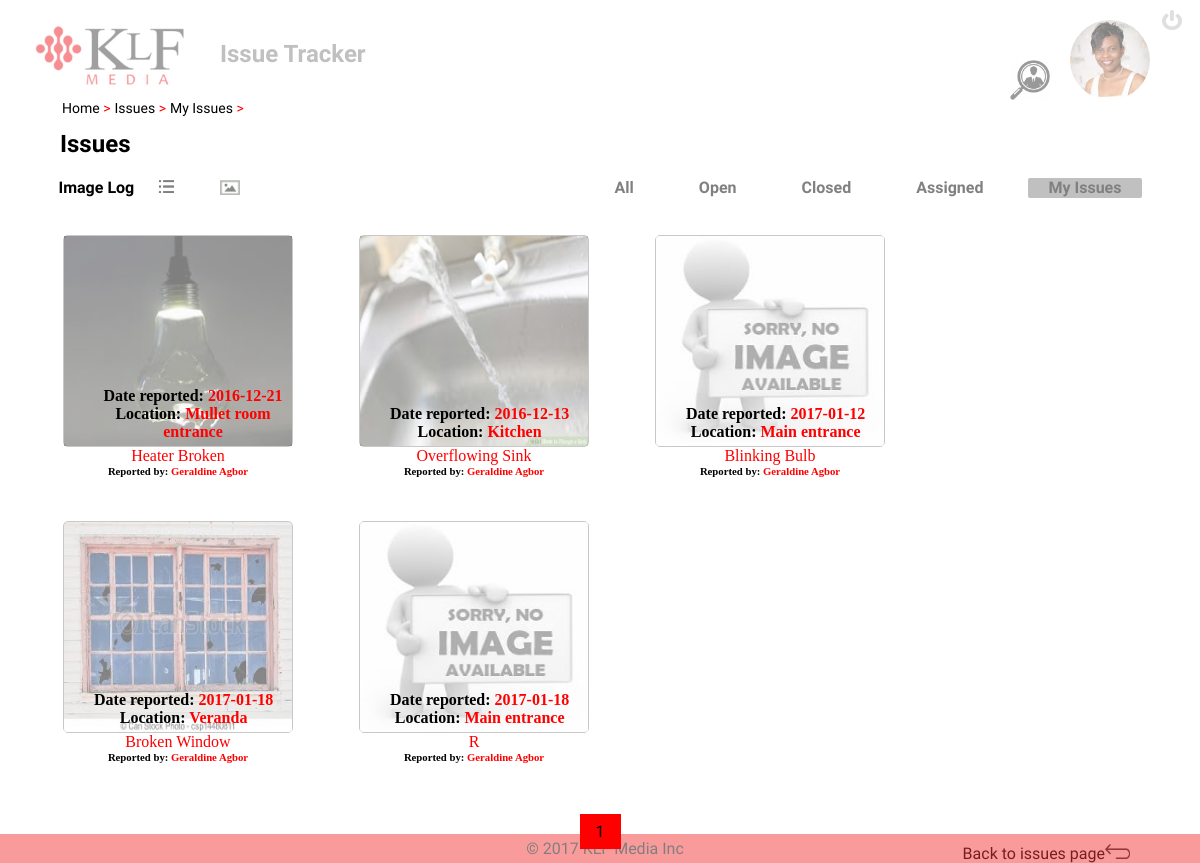
Screenshot of /index.php/staff/issues (signed in) with the database file from the repository.
### tables this page shows
CREATE TABLE IF NOT EXISTS `issues` (
  `issue_id` int(11) NOT NULL AUTO_INCREMENT,
  `issue_name` varchar(50) NOT NULL,
  `location` varchar(50) NOT NULL,
  `description` text NOT NULL,
  `employee_id` int(11) NOT NULL,
  `status` varchar(50) NOT NULL DEFAULT 'pending',
  `priority` varchar(50) NOT NULL,
  PRIMARY KEY (`issue_id`),
  KEY `employee_id` (`employee_id`)
);

CREATE TABLE IF NOT EXISTS `attachments` (
  `attachment_id` int(11) NOT NULL AUTO_INCREMENT,
  `attachment_name` varchar(50) NOT NULL DEFAULT 'issue.jpg',
  `issue_id` int(11) NOT NULL,
  PRIMARY KEY (`attachment_id`),
  KEY `issue_id` (`issue_id`)
);

CREATE TABLE IF NOT EXISTS `issue_log` (
  `log_id` int(11) NOT NULL AUTO_INCREMENT,
  `issue_id` int(11) NOT NULL,
  `technician_id` int(11) NOT NULL DEFAULT '1',
  `date_assigned` date DEFAULT NULL,
  `date_closed` date DEFAULT NULL,
  `date_reported` date NOT NULL,
  PRIMARY KEY (`log_id`),
  KEY `issue_id` (`issue_id`),
  KEY `technician_id` (`technician_id`)
);

CREATE TABLE IF NOT EXISTS `employees` (
  `employee_id` int(11) NOT NULL AUTO_INCREMENT,
  `first_name` varchar(50) NOT NULL,
  `last_name` varchar(50) NOT NULL,
  `email` varchar(50) NOT NULL,
  `employee_number` varchar(50) NOT NULL,
  `password` varchar(50) NOT NULL,
  `phone` varchar(50) NOT NULL,
  `department_id` int(11) NOT NULL,
  `employee_type` varchar(50) NOT NULL,
  `photo` varchar(50) NOT NULL DEFAULT 'staff.png',
  `employee_status` varchar(50) NOT NULL DEFAULT 'active',
  PRIMARY KEY (`employee_id`),
  UNIQUE KEY `employee_number` (`employee_number`),
  KEY `department_id` (`department_id`)
);

### application/controllers/Staff.php (called while the page is built, shortened)
<?php
class Staff extends CI_Controller {
	public function issues()
	{
		$pge=1;
		$str = ($pge*8)-8;
		$this->load->model('Employee');
		$staff = new Employee();
		$staff->setEmployeeId($_SESSION['userid']);
		if (isset($_GET["all"]) && $_GET["all"]=="true") {
			$my_issues = $staff->getAllIssues();
			$sel_issues=$staff->viewAllIssues($str);
			$data['all'] = "true";
			$data["search"]="all";
			$crumbs['breadcrumb'] = array('Home' => $_SESSION["home_url"] ,
			'Issues' => 'http://localhost/issuetracker/index.php/supervisor/issues',
			'All' => 'http://localhost/issuetracker/index.php/supervisor/issues');
		}
		else {
			$my_issues = $staff->getMyIssues();
			$sel_issues=$staff->viewMyIssues($str);
			$data["search"]="mine";
			$crumbs['breadcrumb'] = array('Home' => $_SESSION["home_url"] ,
					'Issues' => 'http://localhost/issuetracker/index.php/supervisor/issues',
					'My Issues' => 'http://localhost/issuetracker/index.php/staff/issues?all=false');
		}
		$this->staffDisplay($crumbs);
		$nbr=ceil(count($my_issues)/8);
		$data['nb']=$nbr;
		$data['page_number'] = $pge;
		$data['issues'] = $sel_issues;
		$data['user'] = "staff";
		$this->load->view("allissues", $data);
	}
	public function staffDisplay($crumbs)
	{
		$data=$crumbs;
		$data["greeting"] = $this->greetings();
		$this->load->model('Employee');
		$staff = new Employee();
		$staff->setEmployeeId($_SESSION['userid']);
		$staff->getFullProfile();
		$data['name'] = $staff->getFirstName()." ".$staff->getLastName();
		$data['photo'] = $staff->getPhoto();
		$this->load->view("header",$data);
		$this->load->view("footer");
	}
	public function greetings()
{
		$hrs = date('G');
		$msg = "Mornin' Sunshine!";
		if ($hrs >  6) { $top_background = 'morning2.jpg'; $msg = "Good morning";   }
		if ($hrs > 12) { $top_background = 'sun2.jpg'; $msg = "Good afternoon"; }
		return $msg;
	}
}

### index.php (called while the page is built, shortened)
<?php
require_once BASEPATH.'core/CodeIgniter.php';

### application/models/Employee.php (called while the page is built, shortened)
<?php
class Employee extends CI_Model {
	private $employee_id;
	public function setEmployeeId($employee_id)
	{
		$this->employee_id = $employee_id;
	}
	public function  getFullProfile()
	{
		$query = $this->db->query("SELECT * FROM employees where employee_id = ".$this->employee_id);
	}
	public function getMyIssues()
	{
		$cutoff_date = date("Y-m-d",strtotime('-3 months'));
		$query = $this->db->query('SELECT issues.*, date_reported, attachment_name, first_name, last_name FROM issues, issue_log, attachments,employees where
									issues.issue_id = issue_log.issue_id AND issues.issue_id = attachments.issue_id AND employees.employee_id=issues.employee_id AND
									employees.employee_id = '.$this->employee_id.' AND date_reported >="'. $cutoff_date.'"');
		return $query->result_array();
	}
}

### application/views/allissues.php (the view, shortened to what this page needs)
<div class="container" id="issueTable" style="text-align:center; padding:10px; width:95%; margin-top:0px; min-height:650px">
<?php
$user=	$_SESSION["user"];
$issueview= $_SESSION["views"];
$filter=$_SESSION["issues"];
if ($issueview=="listView") {
	$list_display="table";
	$icon_display="none";
}
else{
	$list_display="none";
	$icon_display="block";
}
$colorMine=$colorAssigned=$colorClosed=$colorOpen=$colorAll="transparent";
if ($search=="mine") {
	$colorMine="#C0C0C0";
}
elseif ($search=="assigned") {
	$colorAssigned="#C0C0C0";
}
elseif ($search=="closed") {
	$colorClosed="#C0C0C0";
}
elseif ($search=="open") {
	$colorOpen="#C0C0C0";
}
elseif ($search=="all") {
	$colorAll="#C0C0C0";
}
?>
<h2 style="float:left;margin-left:30px; margin-bottom:20px">Issues</h2>
<div class="issueControls" >
	<ul style="float:left;">
		 <li  style="float:left">Image Log</li>
		 <li><a id="lstview" class="popup" onclick="toggleListView()" style="float:left;margin:2px" onmouseenter="listViewPopUp()" onmouseleave="listViewPopUp()">
			  <img  style="float:left; width:20px; height:90%"alt="" src="../../assets/images/listviewicon.jpg"/>
			  <span class="popuptext" id="tableView">List View</span></a>
		 </li>
		  <li><a id="imgview" class="popup" onclick="toggleImageView()" style="float:left; margin:2px" onmouseenter="imageViewPopUp()" onmouseleave="imageViewPopUp()">
			  <img  style="float:left; width:20px; height:90%"alt="" src="../../assets/images/imageicon.jpg"/>
			  <span class="popuptext" id="imageView">Image View</span></a>
		 </li>
<?php
if ($user!="administration" && $user!="boss") {
	echo'<li><a class="issueHeader" style="background-color:'. $colorMine.'" href="../staff/issues?all=false" >My Issues</a></li>';
}
?>
		 <li><a class="issueHeader" style="background-color:<?php echo $colorAssigned?>" href="../supervisor/search?search=assigned" >Assigned</a></li>
		 <li><a class="issueHeader" style="background-color:<?php echo $colorClosed?>" href="../supervisor/search?search=closed"  >Closed</a></li>
		 <li><a class="issueHeader" style="background-color:<?php echo $colorOpen?>" href="../supervisor/search?search=open" >Open</a></li>
		 <li><a class="issueHeader" style="background-color:<?php echo $colorAll?>" href="../supervisor/issues" >All</a></li>
	</ul>
</div>
<?php
$all="true";
echo '<div class ="issueBox">';
if (count($issues)>0) {
	echo'<div id="pictureView" style="display:'.$icon_display.'; font-family:Times New Roman, Times, serif;">';
	foreach ($issues as $item) {
		echo'<div style="float:left; height:250px;width:230px; border:0; margin:1px 33px; margin-top:35px;  text-align:center;">
			<a href="../staff/issuedetails?id='.$item["issue_id"].'&&all='.$all.'&&page='.$page_number.'">
			<div style="border:1px solid #C8C8C8;text-align:center;height:210px;position:relative;border-radius:5px">
			<img id="test" style="position:absolute; top:0; left:0;" src="../../assets/images/'.$item["attachment_name"] .'" />
			<p style=" z-index: 100; position: absolute; font-weight: bold; bottom: 5px;left:30px;">
					Date reported: <span>'.$item["date_reported"].'</span><br/>
					Location: <span>'.ucfirst($item["location"]).'</span></p>
			</div></a>
			<span>'.ucwords($item["issue_name"]).'</span><br/>
			<h6>Reported by: <span>'.ucwords($item["first_name"].' '.$item["last_name"]).'</span></h6>
			</div>';
	}
	echo'</div>';
	echo '<table id="listView" class="issuesTable" style="margin-top:70px;display:'.$list_display.'"><tr>';
	echo'<th>Issue Name</th><th>Location</th><th>Date Reported</th><th>Status</th><th>Priority</th><th>Description</th><th>Action</th></tr>';
	echo'</table></div><br/>';
	echo'<div class="pageDiv">';
	echo'<ul class="pagination">';
	for ($pg =1; $pg<=$nb; $pg++) {
		if ($filter!="all") {
			if ($page_number==$pg) {
				echo'<li><a class="active" href="../supervisor/search?page='.
				$pg.'&&all='.$all.'&&search='.$filter.'">'.$pg.'</a></li>';
			}
			else{
				echo'<li><a href="../supervisor/search?page='.$pg.'&&all='.$all.'&&search='.$filter.'">'.$pg.'</a></li>';
			}
		}
	}
	echo '</div>';
}
else {
	echo'<h2>SORRY! NO ISSUES REPORTED</h2>';
	echo '<div class ="noIssues">';
	echo '</div>';
}
?>
	<br/><br/>
<a style="vertical-align:bottom;clear:both;float:right;margin:15px 40px"  href="../staff/home">
	 Back to issues page<img style="width:25px; height:15px" src="../../assets/images/returnicon.png"/></a>
</div>

### application/views/header.php (shortened to what this page needs)
 <!DOCTYPE html>
<html>
<head>
 <link rel="stylesheet" href="../../assets/css/styles.css">
<link rel="stylesheet" type="text/css" href="../../assets/css/sweetalert.css">
<link rel="stylesheet" type="text/css" href="../../assets/css/alertstyles.css">
</head>
 <body class = "bodywrap" onload="headerDisplay(); viewDisplay();">
<?php
$direct = "staff/home";
?>
	 <div class="subMenu" id="menu">
		<div class="navbar-left">
		  <a id="sTop" href="./../<?php echo $direct?>">
			<h1 class="klfLogo">
			</h1>
		  </a>
		</div>
	  <div class="navbarTitle">
	  <h2>Issue Tracker</h2>
  </div>
	<img class = "photo" src="../../assets/images/<?php echo $photo;?>"/>
		  <a id="headerProfile"  href="../staff/myprofile" class="popup" onmouseenter="viewProfilePopUp()" onmouseleave="viewProfilePopUp()"
 style="width:40px; height:40px;float:left;margin-right:20px;margin-top:60px; float:right">
<img  src="../../assets/images/profileicon.png" />
</a>
	  <a id="headerLogOut"  class = "popup" href="./../start/logout" onclick="startView()"
	  onmouseenter="logOutPopUp()" onmouseleave="logOutPopUp()">
	   <img src="../../assets/images/logout.png?>"/>
	   </a>
	</div>
           <div class="breadcrumbs" style="margin-left:5px;">
                   <ul class="breadcrumb" style="float:left">
                   <?php
                   foreach ($breadcrumb as $key=>$value) {
                    if($value!=''){
                   ?>
                       <li style="float:left;"><a href="<?php echo $value; ?>"><?php echo $key; ?></a> <span class="divider">></span></li>
                       <?php }else{?>
                       <li style="float:left;" class="active"><?php echo $key; ?></li>
                       <?php }
                   }
                   ?>
                   </ul>
               </div>

### application/views/footer.php
<div class = "footer"> &copy; 2017 KLF Media Inc</div>
</body>
</html>

### assets/css/styles.css (style rules this page uses)
* { margin: 0; padding: 0; outline: 0; }
a { cursor: pointer; color: black; text-decoration: none; }
html { height:100%; width:100%; }
span { color:red; }
.subMenu { background-color: white; z-index: 1000; width: 100%; position: fixed; left: 0; top:0px; padding-bottom:20px; opacity:0.5; }
.navbar-left { float: left; position: relative; left: -10px; margin-top:20px; }
.navbarTitle { float: left; position: relative; margin-top:20px; padding-top:20px; color:gray; }
.klfLogo { width: 200px; height: 70px; background-color:transparent; background: url(../../assets/images/klf.png) no-repeat center; background-size: 150px; display: inline-block; font: 0/0 serif; text-shadow: none; margin-left:20px; vertical-align: middle; }
.container { padding:50px; width:80%; margin:100px auto; margin-bottom:10px; min-height:300px; background-color:transparent; text-align:center; }
.bodywrap { padding-top:120px; font-family: 'Dosis', Dosis, sans-serif; }
.footer { position:fixed; bottom:0px; text-align:center; width:100%; opacity:0.5; background-color:#F53939; padding:5px 5px; }
.breadcrumbs { position:absolute; top:90px; left:55px; padding:0; margin:10px auto; margin-bottom:30px; height :30px; width:95%; z-index:3000; }
.breadcrumbs li { display: inline; color:blue; text-decoration: none; text-transform: capitalize; font-size:14px; line-height: 1.250em; padding:0 2px; }
.issueControls { padding:0; margin:10px auto; margin-bottom:30px; height :30px; width:95%; }
.issueControls li { display: inline; font-weight: bold; text-decoration: none; text-transform: capitalize; line-height: 1.250em; padding:0; }
.issueControls ul { float: right; width: 100%; padding: 0; margin: 0; list-style-type: none; }
.issueControls a { float: right; text-decoration: none; color: gray; padding: 0.2em 0.3em; }
.issueControls li a { display: block; padding:0px 20px; }
.photo { margin-top:20px; float:right; height:80px; width:80px; background-color: transparent ; border-radius:40px; margin-right:50px; }
#headerLogOut { margin-top:0px; right:-2px; top:10px; height:20px; width:20px; margin-right:20px; position:fixed; }
img { height:100%; width:100%; }
#singlePictureDisplay, { height:250px; width:300px; }
.pageDiv { clear:both; position:relative; bottom:-50px; }
ul.pagination li { display: inline; text-align:center; }
ul.pagination li a { color: gray; padding: 8px 16px; text-decoration: none; transition: background-color .3s; text-align:center; }
ul.pagination li a.active { background-color: red; color: black; }
.issueBox { min-height:350px; }
.issueHeader { margin-left:25px; padding:5px 0px; border-radius:2px; }
#test { opacity:0.5; }
.popup { position: relative; display: inline-block; cursor: pointer; -webkit-user-select: none; -moz-user-select: none; -ms-user-select: none; user-select: none; }

### rows the page displays
issues: attachments.attachment_name (picture), issue_log.date_reported "2016-12-21", location "Mullet room entrance", issue_name "Heater Broken", employee.last_name "Geraldine Agbor"
issues: attachments.attachment_name (picture), issue_log.date_reported "2016-12-13", location "Kitchen", issue_name "Overflowing Sink", employee.last_name "Geraldine Agbor"
issues: attachments.attachment_name (picture), issue_log.date_reported "2017-01-12", location "Main entrance", issue_name "Blinking Bulb", employee.last_name "Geraldine Agbor"
issues: attachments.attachment_name (picture), issue_log.date_reported "2017-01-18", location "Veranda", issue_name "Broken Window", employee.last_name "Geraldine Agbor"
issues: attachments.attachment_name (picture), issue_log.date_reported "2017-01-18", location "Main entrance", issue_name "R", employee.last_name "Geraldine Agbor"

### other values shown
$key "Home"
$key "Issues"
$key "My Issues"
